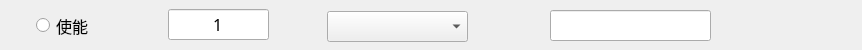
<?xml version="1.0" encoding="UTF-8"?>
<ui version="4.0">
 <class>DataInputItem</class>
 <widget class="QWidget" name="DataInputItem">
  <property name="geometry">
   <rect>
    <x>0</x>
    <y>0</y>
    <width>862</width>
    <height>50</height>
   </rect>
  </property>
  <property name="font">
   <font>
    <family>微软雅黑</family>
    <pointsize>12</pointsize>
   </font>
  </property>
  <property name="windowTitle">
   <string>Form</string>
  </property>
  <widget class="QRadioButton" name="radioButton_Enable">
   <property name="geometry">
    <rect>
     <x>36</x>
     <y>15</y>
     <width>89</width>
     <height>21</height>
    </rect>
   </property>
   <property name="text">
    <string>使能</string>
   </property>
  </widget>
  <widget class="QLineEdit" name="lineEdit_ID">
   <property name="geometry">
    <rect>
     <x>168</x>
     <y>9</y>
     <width>101</width>
     <height>31</height>
    </rect>
   </property>
   <property name="text">
    <string>1</string>
   </property>
   <property name="alignment">
    <set>Qt::AlignCenter</set>
   </property>
  </widget>
  <widget class="QComboBox" name="comboBox_Data_type">
   <property name="geometry">
    <rect>
     <x>327</x>
     <y>11</y>
     <width>141</width>
     <height>31</height>
    </rect>
   </property>
  </widget>
  <widget class="QLineEdit" name="lineEdit_Value">
   <property name="geometry">
    <rect>
     <x>550</x>
     <y>10</y>
     <width>161</width>
     <height>31</height>
    </rect>
   </property>
   <property name="text">
    <string/>
   </property>
   <property name="alignment">
    <set>Qt::AlignCenter</set>
   </property>
  </widget>
 </widget>
 <resources/>
 <connections/>
</ui>
